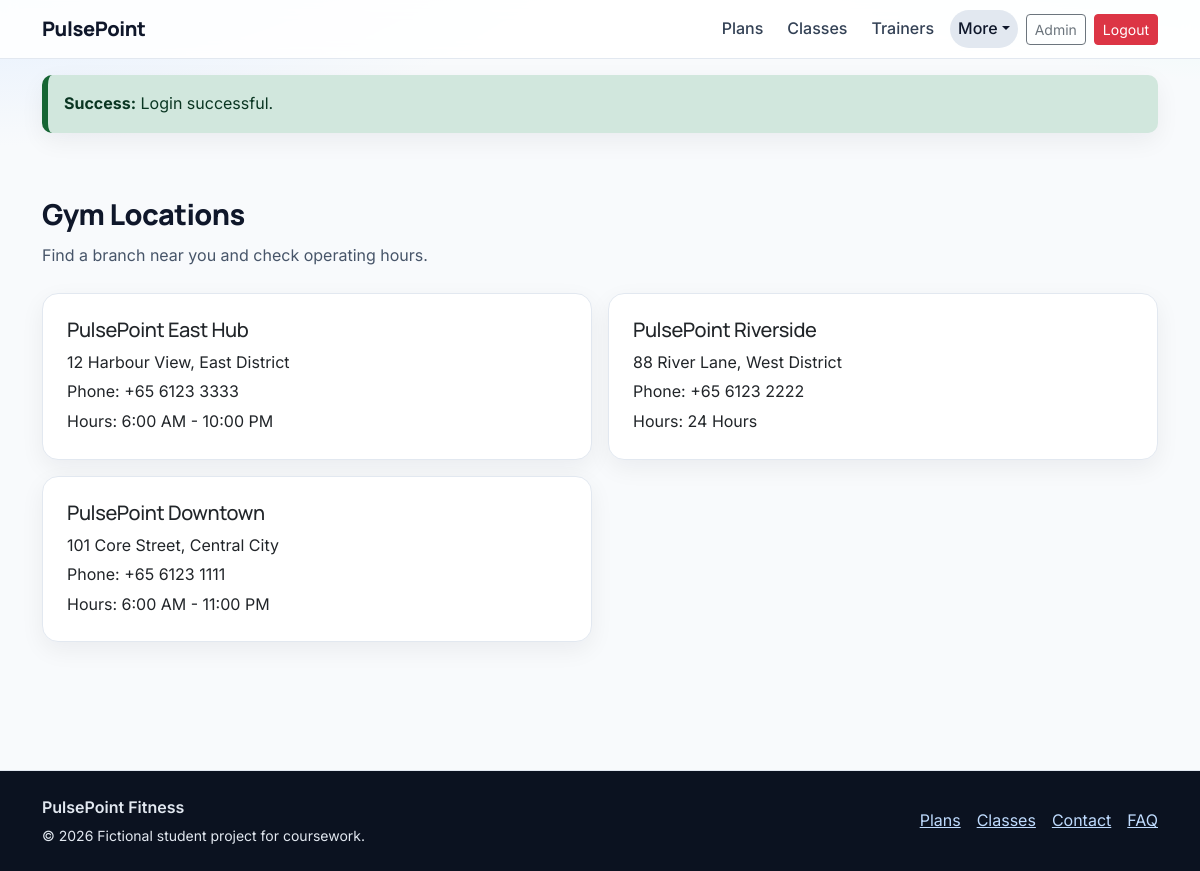
The page /locations (signed in) on the database its author committed.
### tables this page shows
CREATE TABLE gym_locations (
  id INT AUTO_INCREMENT PRIMARY KEY,
  name VARCHAR(120) NOT NULL,
  address VARCHAR(255) NOT NULL,
  phone VARCHAR(30) NOT NULL,
  opening_hours VARCHAR(120) NOT NULL,
  status ENUM('active','inactive') NOT NULL DEFAULT 'active',
  created_at TIMESTAMP DEFAULT CURRENT_TIMESTAMP,
  updated_at TIMESTAMP DEFAULT CURRENT_TIMESTAMP ON UPDATE CURRENT_TIMESTAMP
);

### app/Core/helpers.php (called while the page is built, shortened)
<?php
function config(string $file): array
{
    static $cache = [];
    if (!isset($cache[$file])) {
        $cache[$file] = require __DIR__ . '/../../config/' . $file . '.php';
    }
    return $cache[$file];
}
function view(string $template, array $data = [], string $layout = 'main'): void
{
    extract($data, EXTR_SKIP);
    $viewPath = __DIR__ . '/../Views/' . $template . '.php';
    require $viewPath;
}
function e(?string $value): string
{
    return htmlspecialchars((string) $value, ENT_QUOTES, 'UTF-8');
}

### app/Core/Controller.php (called while the page is built, shortened)
<?php
class Controller
{
    protected function render(string $view, array $data = [], string $layout = 'main'): void
    {
        view($view, $data, $layout);
    }
}

### app/Controllers/HomeController.php (called while the page is built, shortened)
<?php
class HomeController extends Controller
{
    public function locations(): void
    {
        $locationModel = new LocationModel();
        $this->render('pages/locations', ['locations' => $locationModel->active(), 'title' => 'Gym Locations']);
    }
}

### public/index.php (called while the page is built, shortened)
<?php
require_once __DIR__ . '/../bootstrap.php';
$uri = parse_url($_SERVER['REQUEST_URI'] ?? '/', PHP_URL_PATH) ?: '/';
$method = $_SERVER['REQUEST_METHOD'] ?? 'GET';
$routes = config('routes');
$matched = null;
foreach ($routes as $route) {
    [$routeMethod, $routePath, $controllerName, $action, $middleware] = $route;
    if ($method === $routeMethod && $uri === $routePath) {
        $matched = $route;
        break;
    }
}
[, , $controllerName, $action, $middleware] = $matched;
$controller = new $controllerClass();
$controller->$action();

### app/Models/BaseModel.php (called while the page is built, shortened)
<?php
abstract class BaseModel
{
    public function __construct()
    {
        $this->db = Database::connection();
    }
}

### bootstrap.php (called while the page is built, shortened)
<?php
spl_autoload_register(function (string $class): void {
    $prefix = 'App\\';
    $baseDir = __DIR__ . '/app/';
    $relativeClass = substr($class, strlen($prefix));
    $file = $baseDir . str_replace('\\', '/', $relativeClass) . '.php';
});
require_once __DIR__ . '/app/Core/helpers.php';

### config/database.php (called while the page is built, shortened)
<?php
return [
    'host' => getenv('DB_HOST') ?: '127.0.0.1',
    'port' => (int) (getenv('DB_PORT') ?: 3306),
    'name' => getenv('DB_NAME') ?: 'pulsepoint_fitness',
    'user' => getenv('DB_USER') ?: 'root',
    'pass' => getenv('DB_PASS') ?: '',
    'charset' => 'utf8mb4',
];

### app/Core/Database.php (called while the page is built, shortened)
<?php
class Database
{
    private static ?PDO $pdo = null;
    public static function connection(): PDO
    {
        if (self::$pdo !== null) {
            return self::$pdo;
        }
        $db = config('database');
        $dsn = sprintf(
            'mysql:host=%s;port=%d;dbname=%s;charset=%s',
            $db['host'],
            $db['port'],
            $db['name'],
            $db['charset']
        );
        try {
            self::$pdo = new PDO($dsn, $db['user'], $db['pass'], [
                PDO::ATTR_ERRMODE => PDO::ERRMODE_EXCEPTION,
                PDO::ATTR_DEFAULT_FETCH_MODE => PDO::FETCH_ASSOC,
                PDO::ATTR_EMULATE_PREPARES => false,
            ]);
        } catch (PDOException $e) {
            http_response_code(500);
            error_log('Database connection failed: ' . $e->getMessage());
            $app = config('app');
            if (($app['debug'] ?? false) === true) {
                exit('Database connection failed: ' . $e->getMessage());
            }
            exit('Database connection failed.');
        }
        return self::$pdo;
    }
}

### app/Models/LocationModel.php (called while the page is built, shortened)
<?php
class LocationModel extends BaseModel
{
    public function active(): array
    {
        $stmt = $this->db->prepare('SELECT * FROM gym_locations WHERE status = :status ORDER BY id DESC');
        $stmt->execute(['status' => 'active']);
        return $stmt->fetchAll();
    }
}

### app/Views/pages/locations.php (the view)
<section class="container page-shell">
  <h1 class="section-title">Gym Locations</h1>
  <p class="section-subtitle">Find a branch near you and check operating hours.</p>
  <div class="row g-3">
    <?php foreach ($locations as $location): ?>
      <div class="col-md-6">
        <article class="card h-100">
          <div class="card-body p-4">
            <h2 class="h5"><?= e($location['name']) ?></h2>
            <p class="mb-1"><?= e($location['address']) ?></p>
            <p class="mb-1">Phone: <?= e($location['phone']) ?></p>
            <p class="mb-0">Hours: <?= e($location['opening_hours']) ?></p>
          </div>
        </article>
      </div>
    <?php endforeach; ?>
  </div>
</section>

### public/assets/css/styles.css (style rules this page uses)
:root { --pp-bg: #f8fafc; --pp-bg-soft: #f1f5f9; --pp-surface: #ffffff; --pp-surface-alt: #f8fafc; --pp-text: #0f172a; --pp-muted: #475569; --pp-border: #e2e8f0; --pp-primary: #2563eb; --pp-primary-strong: #1d4ed8; --pp-accent: #0f766e; --pp-danger: #b91c1c; --pp-success: #166534; --pp-warning: #854d0e; --pp-focus: #0ea5e9; --pp-shadow-1: 0 8px 24px rgba(15, 23, 42, 0.06); --pp-shadow-2: 0 16px 40px rgba(15, 23, 42, 0.1); --pp-radius-lg: 16px; --pp-radius-md: 12px; --pp-radius-sm: 10px; --pp-space-1: 0.25rem; --pp-space-2: 0.5rem; --pp-space-3: 0.75rem; --pp-space-4: 1rem; --pp-space-5: 1.5rem; --pp-space-6: 2rem; --pp-space-7: 3rem; --pp-space-8: 4rem; }
* { box-sizing: border-box; }
html { font-size: 16px; scroll-behavior: smooth; }
body { font-family: "Inter", "Segoe UI", Tahoma, sans-serif; color: var(--pp-text); line-height: 1.6; background: radial-gradient(1000px 360px at -5% -10%, #dbeafe 0%, transparent 65%), radial-gradient(1000px 400px at 110% -20%, #ccfbf1 0%, transparent 65%), var(--pp-bg); }
h1, h2, h3, h4, h5, h6, .section-title, .navbar-brand { font-family: "Manrope", "Segoe UI", Tahoma, sans-serif; letter-spacing: -0.02em; }
.page-shell { padding-block: var(--pp-space-7); }
.section-title { font-size: clamp(1.55rem, 2.4vw, 2.3rem); font-weight: 800; margin-bottom: var(--pp-space-3); }
.section-subtitle { color: var(--pp-muted); max-width: 62ch; margin-bottom: var(--pp-space-5); }
.card, .surface-card { border-radius: var(--pp-radius-lg); border: 1px solid var(--pp-border); box-shadow: var(--pp-shadow-1); background: var(--pp-surface); }
.pp-fade-in { animation: ppFadeIn 260ms ease-out; }

### rows shown on the page
gym_locations: name "PulsePoint East Hub", address "12 Harbour View, East District", phone "+65 6123 3333", opening_hours "6:00 AM - 10:00 PM"
gym_locations: name "PulsePoint Riverside", address "88 River Lane, West District", phone "+65 6123 2222", opening_hours "24 Hours"
gym_locations: name "PulsePoint Downtown", address "101 Core Street, Central City", phone "+65 6123 1111", opening_hours "6:00 AM - 11:00 PM"

### other values the page prints
$msg "Login successful."
